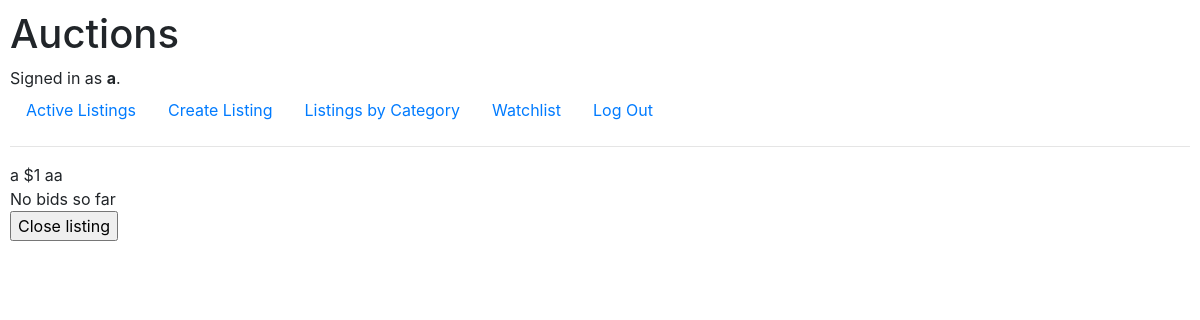
Before: /listing/7 (signed in) with the older database file.
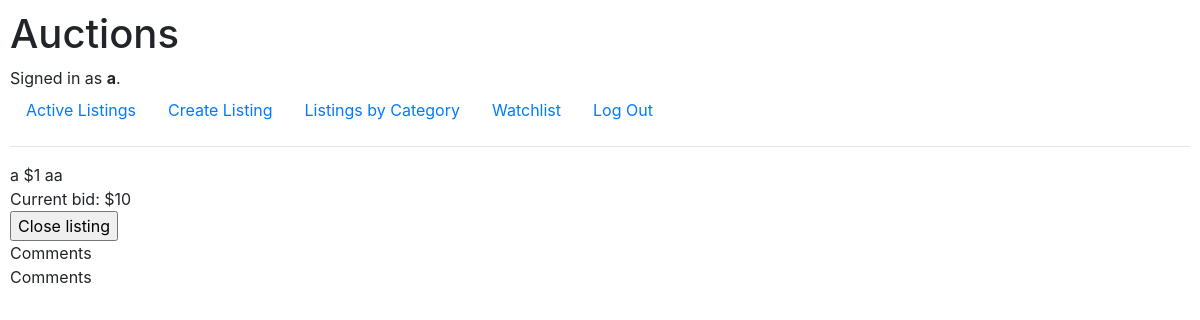
After: the same page with the newer database file.
### auctions/models.py (models this page shows)
class User(AbstractUser):
    pass

class Listings(models.Model):
    seller = models.ForeignKey(
        settings.AUTH_USER_MODEL,
        on_delete=models.CASCADE,
        blank=True,
        null=True,
    )
    title = models.CharField(max_length=64)
    price = models.IntegerField()
    description = models.CharField(max_length=64)
    image = models.URLField(blank = True)
    category = models.CharField(max_length=1, choices=CATEGORIES)
    closed = models.BooleanField(default=False)
    winner = models.CharField(max_length=64, blank=True)

class Bids(models.Model):
    user = models.CharField(max_length=64)
    listing = models.ForeignKey(Listings, on_delete=models.CASCADE)
    bid = models.IntegerField()
    highest_bid = models.BooleanField()

class Comments(models.Model):
    listing = models.ForeignKey(Listings, on_delete=models.CASCADE)
    comment = models.CharField(max_length=200)

### auctions/views.py (the view, shortened to what this page needs)
# urls.py: path("listing/<int:listing_id>", views.listing, name="listing"),
@login_required(login_url='login')
def listing(request, listing_id):
    current_listing = Listings.objects.get(id=listing_id)
    hb = Bids.objects.filter(listing=current_listing, highest_bid=True).first()
    seller_visiting = False
    winner_visiting = False
    all_comments = Comments.objects.filter(listing=current_listing)
    username = request.user.username
    seller_object = current_listing.seller
    if username == seller_object.username:
        seller_visiting = True
    if current_listing.winner != None:
        winner_username = current_listing.winner
        if username == winner_username:
            winner_visiting = True
    return render(request, "auctions/listing.html", {
        "listing": current_listing, "highest_bid": hb, "seller_visiting": seller_visiting, "winner_visiting": winner_visiting, "comments": all_comments
    })

### auctions/templates/auctions/listing.html (shortened to what this page needs)
{% extends "auctions/layout.html" %}
{% block body %}
    <div>
        {{ listing.title }}</b> ${{ listing.price }} {{listing.description}}
    </div>
    <div>
        {% if listing.closed == False %}
            {% if highest_bid %}
            Current bid: ${{ highest_bid.bid }}
            {% else %}
            No bids so far
            {% endif %}
            {% if seller_visiting == True %}
                <form action="{% url 'listing' listing.id %}" method="post">
                    <input type="submit" name="close" value="Close listing">
                </form>
            {% endif %}
        {% endif %}
        <div>
            {% if comments %}
                {% for comment in comments %}
                    {{ comment.comment }} <br>
                {% endfor %}
            {% endif %}
        </div>
    </div>
{% endblock %}

### auctions/templates/auctions/layout.html (shortened to what this page needs)
{% load static %}
<!DOCTYPE html>
<html lang="en">
    <head>
        <link rel="stylesheet" href="https://stackpath.bootstrapcdn.com/bootstrap/4.4.1/css/bootstrap.min.css">
        <link href="{% static 'auctions/styles.css' %}" rel="stylesheet">
    </head>
    <body>
        <h1>Auctions</h1>
        <div>
            {% if user.is_authenticated %}
                Signed in as <strong>{{ user.username }}</strong>.
            {% else %}
                Not signed in.
            {% endif %}
        </div>
        <ul class="nav">
            <li class="nav-item">
                <a class="nav-link" href="{% url 'index' %}">Active Listings</a>
            </li>
            {% if user.is_authenticated %}
                <li class="nav-item">
                    <a class="nav-link" href="{% url 'create_listing' %}">Create Listing</a>
                </li>
                <li class="nav-item">
                    <a class="nav-link" href="{% url 'categories' %}">Listings by Category</a>
                </li>
                <li class="nav-item">
                    <a class="nav-link" href="{% url 'watchlist' %}">Watchlist</a>
                </li>
                <li class="nav-item">
                    <a class="nav-link" href="{% url 'logout' %}">Log Out</a>
                </li>
            {% endif %}
        </ul>
        <hr>
        {% block body %}
        {% endblock %}
    </body>
</html>

### auctions/static/auctions/styles.css (style rules this page uses)
body { padding: 10px; }

Changed rows visible on the page:
added Bids: bid "10"
added Comments: comment "Comments"
added Comments: comment "Comments"
Other visible differences:
text no longer shown: "No bids so far"
text now shown: "Current bid: $"
